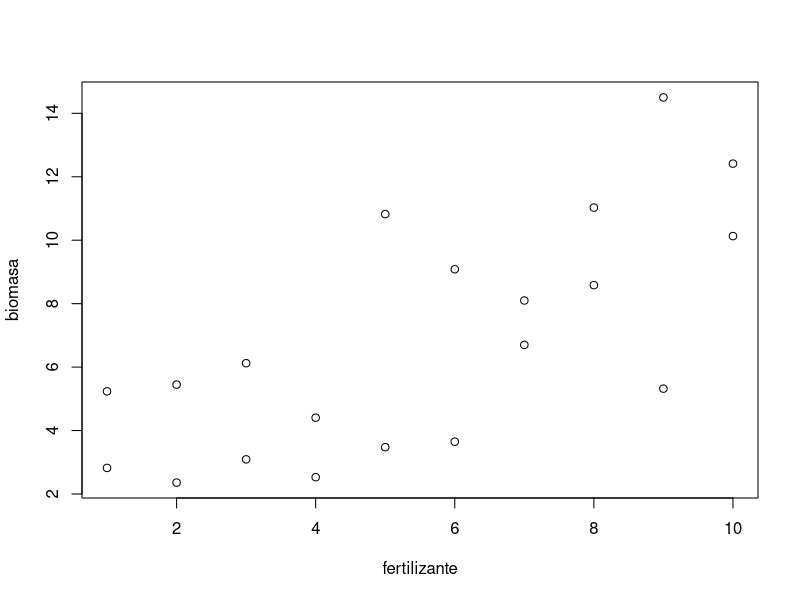
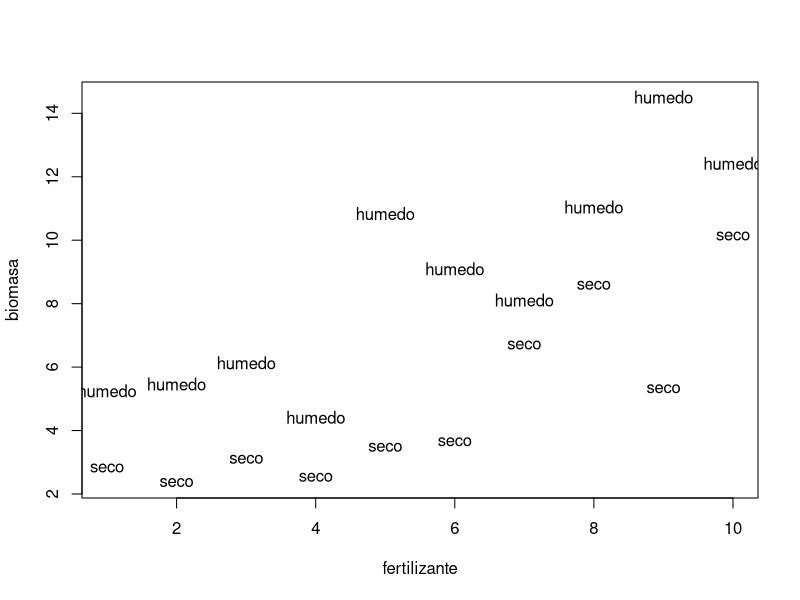
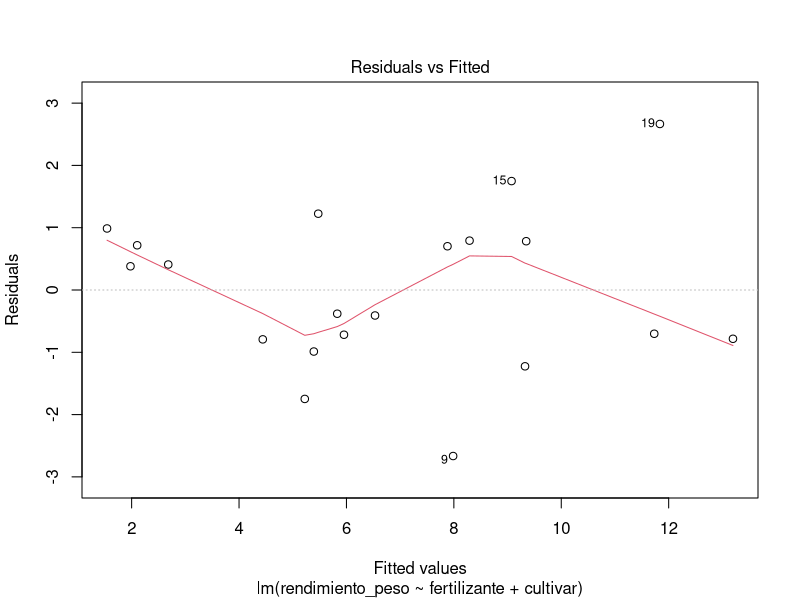
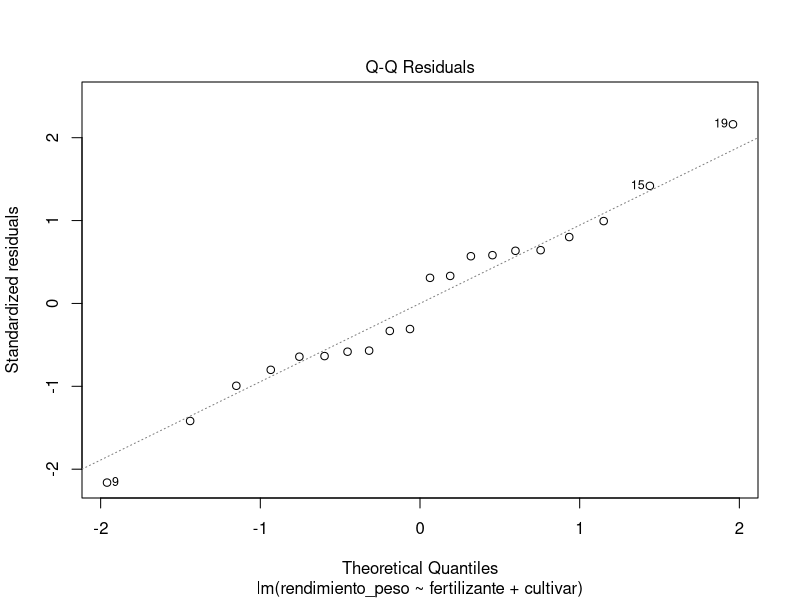
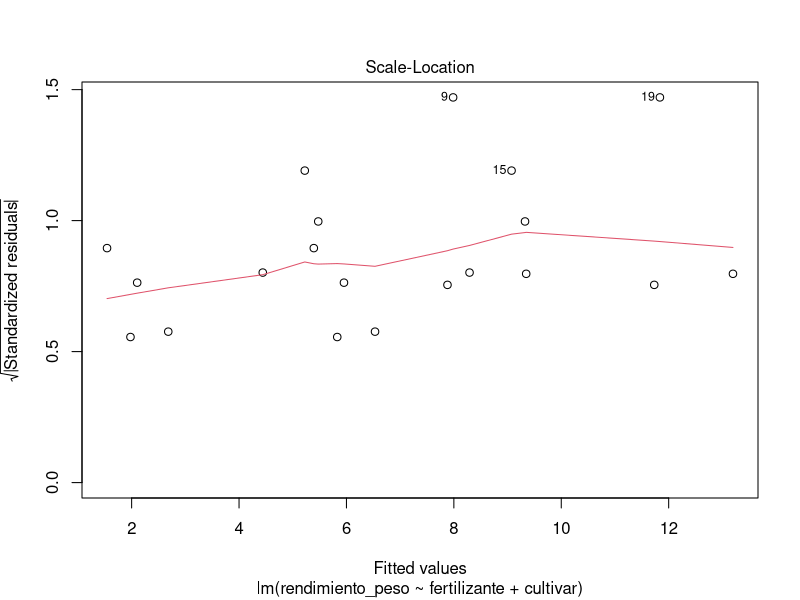
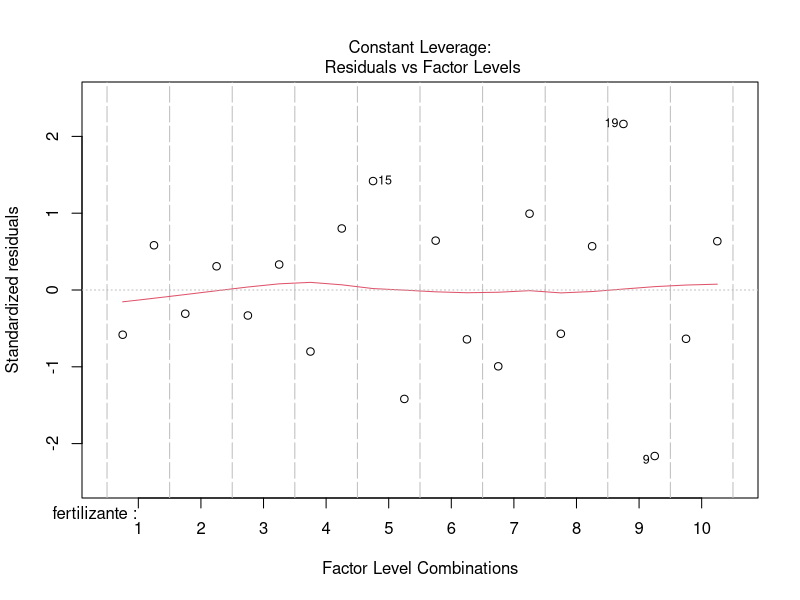

The R source for these figures, in order: (Note: this script raises an error after producing the figures.)
## ---- chunk 1
GLEX1 <- read.table("GLEX1.DAT",
                    col.names=c("fertilizante", "rendimiento_peso")) 

head(GLEX1)
## ---- chunk 2
# En caso de que haya datos extra, elimino registros leidos como datos erróneos
GLEX1 <- GLEX1[complete.cases(GLEX1), ]
## ---- chunk 3
GLEX1$cultivar <- factor(rep(c("seco","humedo"), each=10))
GLEX1$fertilizante <- factor(GLEX1$fertilizante) 

head(GLEX1)
## ---- chunk 4
plot(as.numeric(GLEX1$fertilizante), GLEX1$rendimiento_peso, xlab="fertilizante", ylab="biomasa", type="p")
## ---- chunk 5
plot(as.numeric(GLEX1$fertilizante), 
     GLEX1$rendimiento_peso, xlab="fertilizante", ylab="biomasa", type="n")
text (GLEX1$fertilizante, GLEX1$rendimiento_peso, labels=GLEX1$cultivar)
## ---- chunk 6
by (GLEX1, GLEX1$cultivar, summary)
## ---- chunk 7
options(contrasts=c("contr.treatment", "contr.poly"))
## ---- chunk 8
aj1 <- lm (rendimiento_peso ~ 1, data = GLEX1)
summary(aj1)
## ---- chunk 9
# Agregamos el efecto del fertilizante
aj2 <- update(aj1, .~ . + fertilizante)
anova(aj2)
## ---- chunk 10
# agregamos el cultivar
aj3 <- update(aj2,  .~ . + cultivar)
anova(aj3)
## ---- chunk 11
# agregamos una pendiente diferente para cada genotipo
aj4 <- update(aj3,  .~ . + cultivar:fertilizante)
anova(aj4)
## ---- chunk 12
anova(aj1, aj2, aj3)
## ---- chunk 13
summary(aj3)
## ---- chunk 14
model.matrix(aj3)
## ---- chunk 15
plot(aj3)
## ---- chunk 16
library(readxl)
library(tidyverse)
GLEX11 <- read_excel("GLEX11.xlsx",
    col_types = c("numeric", "numeric", "numeric"),
    col_names = TRUE)
## ---- chunk 17
# Uso la función "ordered" que genera factores ordenados, 
# útil para aprovechar datos "semicuantitativos" y probar polinomios

# Enfoque antiguo con data.frame
#GLEX11$proteina <- ordered(GLEX11$proteina, c(1,2,3), 
#                           c("bajo", "medio", "alto"))
#
#GLEX11$alcaloide <-factor(GLEX11$alcaloide, c(1,2), c("ausente", "presente"))
#

# Enfoque actual con tibble
GLEX11 <- GLEX11 %>% mutate(proteina = ordered(proteina, c(1,2,3), 
                                     c("bajo", "medio", "alto")),
                  alcaloide = factor(alcaloide, c(1,2), 
                                      c("ausente", "presente")))
## ---- chunk 18
#
# Enfoque antiguo con data.frame
# Para simplificar el acceso a los datos uso la función attach
#attach(GLEX11)
#aggregate(list(talla=talla), list(proteina=proteina), mean)
#aggregate(list(talla=talla), list(alcaloide=alcaloide),mean)
#tapply(talla, list(proteina, alcaloide), mean)

# Con un tibble es más práctico hacer esto
GLEX11 %>% group_by(proteina) %>%
           summarize(promedio = mean(talla, na.rm=TRUE))
GLEX11 %>% group_by(alcaloide) %>%
           summarize(promedio = mean(talla, na.rm=TRUE))

# Genero una table resumen de promedios. 
# GLEX11.res<-aggregate(list(talla=GLEX11$talla), 
#                      list(proteina=GLEX11$proteina,
#                           alcaloide=GLEX11$alcaloide), mean)

GLEX11 %>% group_by(proteina, alcaloide) %>%
           summarize(promedio = mean(talla, na.rm=TRUE)) %>%
           pivot_wider(names_from = proteina, values_from = promedio)
## ---- chunk 19

#aggregate(list(talla=GLEX11$talla),
#          list(proteina=GLEX11$proteina),var) 
GLEX11 %>% group_by(proteina) %>%
           summarize(var = var(talla, na.rm=TRUE))

#aggregate(list(talla=GLEX11$talla), 
#          list(alcaloide=GLEX11$alcaloide), var) 
GLEX11 %>% group_by(alcaloide) %>%
           summarize(var = var(talla, na.rm=TRUE))

# tapply(GLEX11$talla, list(GLEX11$proteina, GLEX11$alcaloide), var)
GLEX11 %>% group_by(proteina, alcaloide) %>%
           summarize(var = var(talla, na.rm=TRUE)) %>%
           pivot_wider(names_from = proteina, values_from = var)
## ---- chunk 20
interaction.plot(GLEX11$proteina, GLEX11$alcaloide, GLEX11$talla) 

#args(interaction.plot)
## ---- chunk 21

larvas.nulo <- lm(talla ~ 1, data=GLEX11)

# defino una simple función que extrae devianza y df de un ajuste y lo despliga

# mediante la función "cat"

devianza <- function(x) 
  { cat("devianza=", deviance(x), "\ndf=",x$df.residual,"\n")}

# devianza del modelo nulo

devianza(larvas.nulo)

# modelo completo

larvas.completo <- update(larvas.nulo, . ~ . + proteina + alcaloide + proteina:alcaloide) 

devianza(larvas.completo) 
coefficients(larvas.completo)

## ---- chunk 22


larvas.completo <- update(larvas.nulo, . ~ . + proteina * alcaloide) 

devianza(larvas.completo) 

coefficients(larvas.completo)

## ---- chunk 23


anova(larvas.completo)

## ---- chunk 24


summary(larvas.completo)

# Generación de un factor re-codificado: tomaré: bame = bajo y medio, alto=alto

# Por supuesto hay que considerar que esta fusión tenga sentido biológico.

# Así podemos recodificar el factor proteína.

GLEX11$proteinaBM <- GLEX11$proteina 
levels(GLEX11$proteinaBM) <- c("bame", "bame", "alto") # cuidar el orden

## ---- chunk 25

larvas.protBM <- lm(talla ~ proteinaBM * alcaloide, data = GLEX11) 

summary(larvas.protBM)

## ---- chunk 26

anova(larvas.protBM,larvas.completo) 
plot(larvas.protBM) 
tapply(GLEX11$talla, list(GLEX11$proteinaBM, GLEX11$alcaloide), mean) 

GLEX11.resBM <- aggregate(list(talla = GLEX11$talla), 
                          list(proteinaBM= GLEX11$proteinaBM, 
                               alcaloide = GLEX11$alcaloide), mean)

interaction.plot(GLEX11$proteinaBM, GLEX11$alcaloide, GLEX11$talla)
